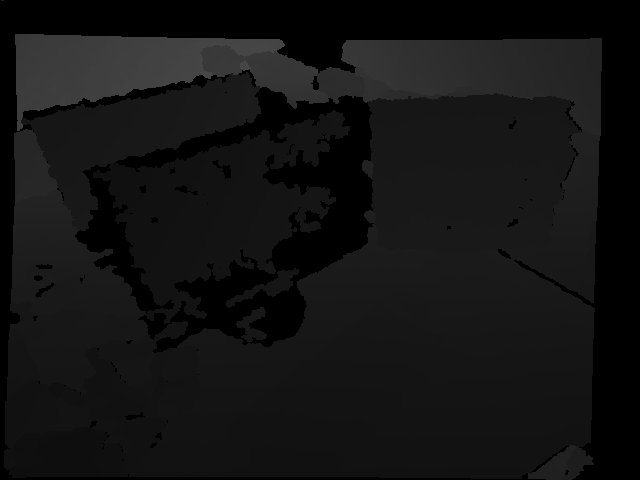
//> input picture ch7/depthes/1305031454.273489.png, 640 x 480 px
$ ./pose_estimation_3d2d depthes/1305031454.273489.png depthes/1305031454.304744.png depthes/1305031454.304744.png depthes/1305031454.304744.png   (built with g++ and OpenCV 4)
//> lines starting //> are read from the running program, lines starting //| are printed output that depends on the picture
#include <iostream>
#include <Eigen/Core>
#include <opencv2/core/eigen.hpp>
#include <opencv2/core/core.hpp>
#include <opencv2/features2d/features2d.hpp>
#include <opencv2/highgui/highgui.hpp>
#include <opencv2/calib3d/calib3d.hpp>
#include <Eigen/Core>
#include <Eigen/Geometry>
#include <g2o/core/base_vertex.h>
#include <g2o/core/base_unary_edge.h>
#include <g2o/core/block_solver.h>
#include <g2o/core/optimization_algorithm_levenberg.h>
#include <g2o/solvers/csparse/linear_solver_csparse.h>
#include <g2o/types/sba/types_six_dof_expmap.h>
#include <chrono>
#include <sophus/se3.h>
#include <sophus/so3.h>


using namespace std;
using namespace cv;

using Sophus::SO3;
using Sophus::SE3;


void find_feature_matches (
    const Mat& img_1, const Mat& img_2,
    std::vector<KeyPoint>& keypoints_1,
    std::vector<KeyPoint>& keypoints_2,
    std::vector< DMatch >& matches );

// 像素坐标转相机归一化坐标
Point2d pixel2cam ( const Point2d& p, const Mat& K );

void bundleAdjustment (
    const vector<Point3f> points_3d,
    const vector<Point2f> points_2d,
    const Mat& K,
    Mat& R, Mat& t
);

int main ( int argc, char** argv )
{
    if ( argc != 5 )
    {
        cout<<"usage: pose_estimation_3d2d img1 img2 depth1 depth2"<<endl;
        return 1;
    }
    //-- 读取图像
    Mat img_1 = imread ( argv[1], CV_LOAD_IMAGE_COLOR );
//> img_1 is the input picture: 480 rows x 640 cols, CV_8UC3; min 0, max 71, mean 19.2
    Mat img_2 = imread ( argv[2], CV_LOAD_IMAGE_COLOR );
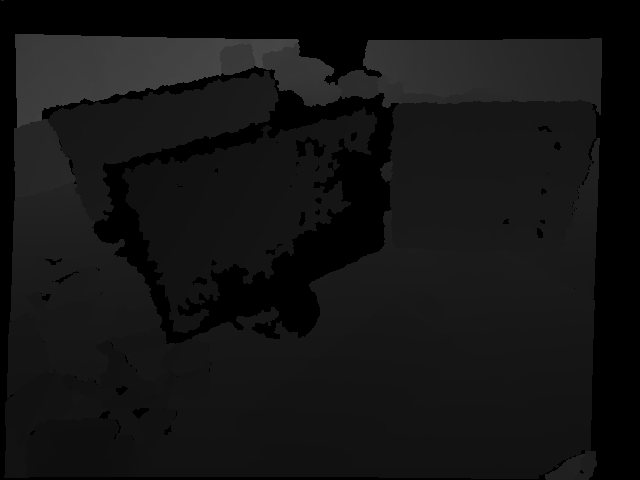
//> input picture ch7/depthes/1305031454.304744.png, 640 x 480 px
//> img_2 is the input picture: 480 rows x 640 cols, CV_8UC3; min 0, max 71, mean 19.4

    vector<KeyPoint> keypoints_1, keypoints_2;
    vector<DMatch> matches;
    find_feature_matches ( img_1, img_2, keypoints_1, keypoints_2, matches );
//> in find_feature_matches, `detector->detect ( img_1,keypoints_1 );`: keypoints_1 = 419 keypoints; strongest (x, y, size): (282, 45, 44.6), (207, 76, 44.6), (214, 76, 37.2), (240, 72, 31)
//> in find_feature_matches, `detector->detect ( img_2,keypoints_2 );`: keypoints_2 = 404 keypoints; strongest (x, y, size): (254, 66, 31), (256, 67, 31), (335, 84, 31), (146, 89, 37.2)
//> in find_feature_matches, `matcher->match ( descriptors_1, descriptors_2, match );`: match = 419 matches
//> the loop in find_feature_matches, `for ( int i = 0; i < descriptors_1.rows; i++ )` made 419 passes
//> after the loop in find_feature_matches, `for ( int i = 0; i < descriptors_1.rows; i++ )`: min_dist = 1; max_dist = 87
//| -- Max dist : 87.000000
//| -- Min dist : 1.000000
//> matches = 22 matches
    cout<<"一共找到了"<<matches.size() <<"组匹配点"<<endl;
//| 一共找到了22组匹配点

    // 建立3D点
    Mat d1 = imread ( argv[3], CV_LOAD_IMAGE_UNCHANGED );       // 深度图为16位无符号数，单通道图像
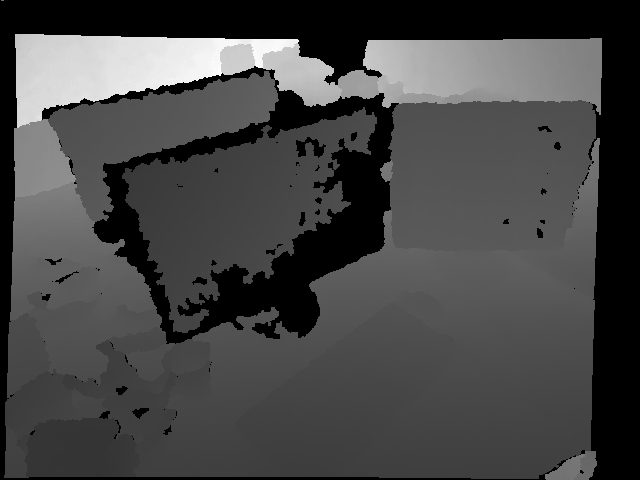
//> d1: 480 rows x 640 cols, CV_16UC1; min 0, max 18391, mean 5057; drawn with min black and max white
    Mat K = ( Mat_<double> ( 3,3 ) << 520.9, 0, 325.1, 0, 521.0, 249.7, 0, 0, 1 );
    vector<Point3f> pts_3d;
    vector<Point2f> pts_2d;
    for ( DMatch m:matches )
    {
        ushort d = d1.ptr<unsigned short> (int ( keypoints_1[m.queryIdx].pt.y )) [ int ( keypoints_1[m.queryIdx].pt.x ) ];
        if ( d == 0 )   // bad depth
            continue;
        float dd = d/5000.0;
        Point2d p1 = pixel2cam ( keypoints_1[m.queryIdx].pt, K );
        pts_3d.push_back ( Point3f ( p1.x*dd, p1.y*dd, dd ) );
        pts_2d.push_back ( keypoints_2[m.trainIdx].pt );
    }
//> this loop made 22 passes
//> (d, dd, p1) on passes 1, 5, 6, 7, 10, 14, 15, 16, 17, 18, 19, 21: (6876, 1.38, Point(-0.125, -0.31)), (6986, 1.4, Point(-0.125, -0.272)), (9314, 1.86, Point(0.528, -0.406)), (18009, 3.6, Point(-0.085, -0.403)), (17291, 3.46, Point(-0.295, -0.32)), (17823, 3.56, Point(-0.0823, -0.394)), (13626, 2.73, Point(-0.027, -0.322)), (6825, 1.37, Point(-0.132, -0.3)), (13958, 2.79, Point(-0.0204, -0.327)), (16793, 3.36, Point(-0.369, -0.308)), (16793, 3.36, Point(-0.371, -0.307)), (16165, 3.23, Point(-0.447, -0.288))
//> d on passes 2, 3, 4, 8, 9, 11: 0, 0, 0, 0, 0, 0

    cout<<"3d-2d pairs: "<<pts_3d.size() <<endl;
//| 3d-2d pairs: 13

    Mat r, t;
    cv::Mat inliers;

    // solvePnP ( pts_3d, pts_2d, K, Mat(), r, t, false ); // 调用OpenCV 的 PnP 求解，可选择EPNP，DLS等方法
    bool success = cv::solvePnPRansac(
        pts_3d,                 // std::vector<cv::Point3d>
        pts_2d,                  // std::vector<cv::Point2d>
        K,                       // Intrinsic matrix
        Mat(),       // Distortion coefficients
        r,                          // Output: rotation vector
        t,                          // Output: translation vector
        false,                         // Use extrinsic guess? Usually false
        100,                           // RANSAC iterations
        4.0,                           // Reprojection error threshold (pixels)
        0.99,                          // Confidence
        inliers                       // Output: inlier indices
        );
//> r = [0.0169, 0.0132, -0.0036]; t = [0.028, -0.00138, 0.115]; inliers = [0, 2, 6, 7, 8, 10]; success = true

    std::cout << "inliers.rows " << inliers.rows << std::endl;
//| inliers.rows 6

    Mat R;
    cv::Rodrigues ( r, R ); // r为旋转向量形式，用Rodrigues公式转换为矩阵
//> R = [[1, 0.00371, 0.0132], [-0.00349, 1, -0.0169], [-0.0132, 0.0168, 1]]

    cout<<"R="<<endl<<R<<endl;
//| R=
//| [0.9999063446225933, 0.003710962664991586, 0.013173106679243;
//|  -0.003488288823353702, 0.9998513264524022, -0.01688658735377939;
//|  -0.01323381368194912, 0.0168390542332696, 0.9997706299086608]
    cout<<"t="<<endl<<t<<endl;
//| t=
//| [0.02804672776957064;
//|  -0.001381677313043845;
//|  0.1152027058542109]

    Eigen::Matrix<double, 3, 3> estimated_rotation;
    Eigen::Vector3d estimated_position;

    cv::cv2eigen(R, estimated_rotation);
    cv::cv2eigen(t, estimated_position);

//> (the run ends here: the program needs code that is not available in this run, at `SE3 estimated_T_current_cam_previous_cam = SE3(`)
